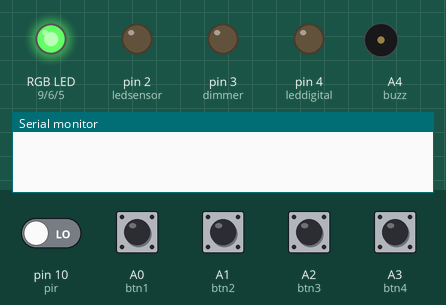
The sketch below on a simulated Arduino Uno, built with avr-gcc and run on an emulated ATmega328P. On the bench: an RGB LED mixed from three pins (HIGH = lit), output pins drawn as LEDs (lit = HIGH), buzzer (waves = sounding, pin HIGH), the last lines printed to the serial monitor. Dashed ring = blinking. The inputs (shaded band) are chosen by the test bench; at power-on: A0 (btn1), A1 (btn2), A2 (btn3), A3 (btn4) HIGH, pin 10 (pir) LOW. No radio packets arrive unless stated.

Above: at 1.2 s.
1.3 s: A0 (btn1) pulled LOW for 1 s
At 3.1 s:
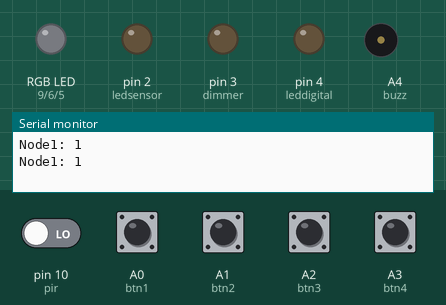
3.8 s: pin 10 (pir) driven HIGH
At 4.3 s:
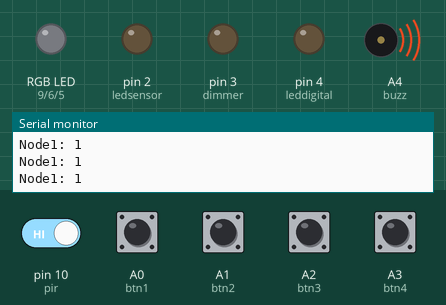
5.4 s: A1 (btn2) pulled LOW for 1 s
At 5.65 s:
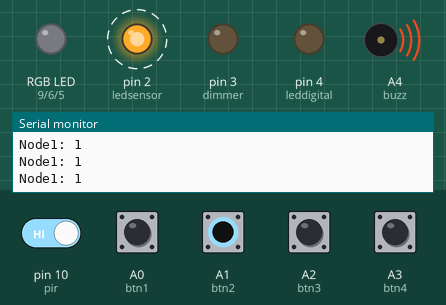
7.9 s: A2 (btn3) pulled LOW for 0.15 s
At 8.3 s:
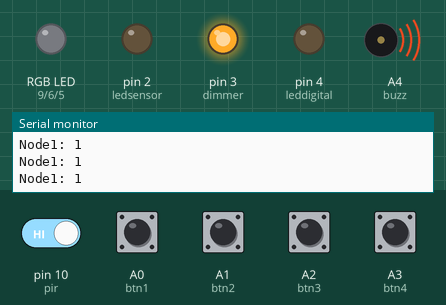
9.5 s: A3 (btn4) pulled LOW for 0.15 s
At 9.8 s:
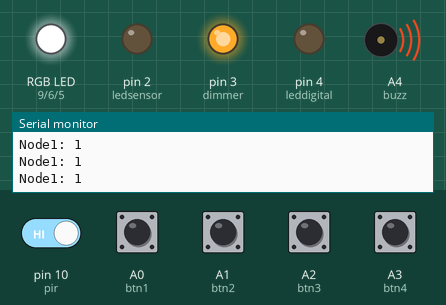
11.1 s: A1 (btn2) pulled LOW for 0.15 s
At 12.2 s:
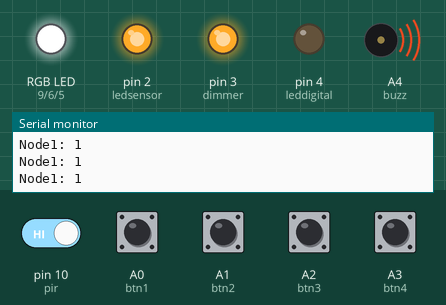
Timing chart, 0 to 13.7 s (numbered marks = the images above; inputs shaded):
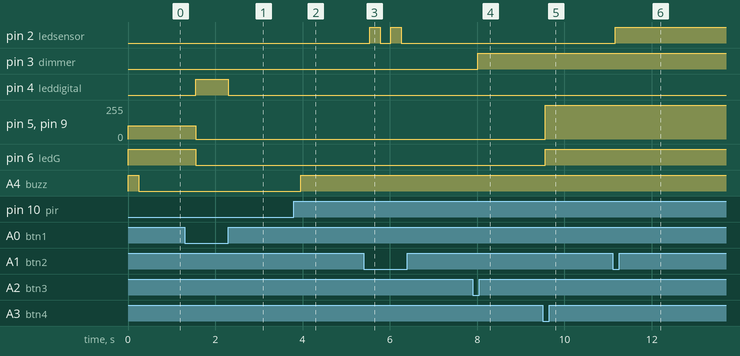

Measured:
- after the input at 1.3 s, pin 4 (leddigital): LOW → HIGH after 0.25 s, → LOW 0.74 s later; pin 5 (ledB), pin 9 (ledR): 100/255 → 0/255 after 0.25 s; pin 6 (ledG): HIGH → LOW after 0.25 s
- after the input at 3.8 s, A4 (buzz): LOW → HIGH after 0.16 s
- after the input at 5.4 s, pin 2 (ledsensor): alternates HIGH for 0.24 s and LOW for 0.24 s, 4 changes in all, then stays LOW, starting after 0.13 s
- after the input at 7.9 s, pin 3 (dimmer): LOW → HIGH after 0.12 s
- after the input at 9.5 s, pin 5 (ledB), pin 9 (ledR): 0/255 → 255/255 after 0.06 s; pin 6 (ledG): LOW → HIGH after 0.06 s
- after the input at 11.1 s, pin 2 (ledsensor): LOW → HIGH after 0.06 s

The sketch:

S1.ino
```cpp
#include <SPI.h>
#include <RF24Network.h>
#include <RF24.h>

#define leddigital 4
#define ledsensor  2
#define buzz       A4
#define btn1       A0
#define btn2       A1
#define btn3       A2
#define btn4       A3
#define pir        10
#define dimmer     3
#define ledR       9
#define ledG       6
#define ledB       5

RF24 radio(7, 8);               // nRF24L01 (CE,CSN)
RF24Network network(radio);      // Include the radio in the network
const uint16_t this_node = 01;   // Address of our node in Octal format ( 04,031, etc)
const uint16_t master00 = 00;    // Address of the other node in Octal format

byte counter = 1;
int countP = 0;
unsigned long time_check = 0;

char stringsta[] = "slave1;ld1:b;ld2:b";
const int sttsta[] = {11,17};
const int load[] = {4,2};

unsigned long printPeriod = 800;
unsigned long previousMillis = 0;

bool done = false;
String data = "";
String ld1 = "";
String ld2 = "";
String ld3 = "";
String ld4 = "";
String t2 = "";
String id = "";

boolean status_btn1 = 0;
boolean status_btn2 = 0;
boolean status_btn3 = 0;
boolean status_btn4 = 0;
unsigned long incomingData;
unsigned long valueR;
unsigned long valueG;
unsigned long valueP;

void setup()

{

  Serial.begin(9600);
  radio.begin();
  network.begin(90, this_node);  //(channel, node address)
  radio.setDataRate(RF24_2MBPS);
  pinMode(leddigital, OUTPUT);
  pinMode(ledsensor, OUTPUT);
  pinMode(buzz, OUTPUT);
  pinMode(btn1, INPUT_PULLUP);
  pinMode(btn2, INPUT_PULLUP);
  pinMode(btn3, INPUT_PULLUP);
  pinMode(btn4, INPUT_PULLUP);
  pinMode(pir, INPUT_PULLUP);
  pinMode(dimmer, OUTPUT);
  pinMode(ledR, OUTPUT);
  pinMode(ledG, OUTPUT);
  pinMode(ledB, OUTPUT);
  analogWrite(ledR,100);
  analogWrite(ledG,255);
  analogWrite(ledB,100);
  analogWrite(dimmer,0);
  digitalWrite(buzz , HIGH);

}

void loop()

{
    network.update();
    //unsigned long getData;
    while ( network.available() ) {     // Is there any incoming data?
    RF24NetworkHeader header;
    //unsigned long incomingData;
    char incomingData[32]= {0};
    network.read(header, &incomingData, sizeof(incomingData)); // Read the incoming data
    Serial.println(incomingData);


    if (header.from_node == 0) {
    Serial.println("Data ok");
    }
    String data = String(incomingData);
    id = getValue(data, ':', 0);
    t2 = getValue(data, ':', 1);
    check_control();
    }
     if((unsigned long)(millis() - previousMillis) >= printPeriod) {
      previousMillis = millis();
      //count++;
      readstatus();
      //byte datasend[6];
      //datasend[0] = 11;
      RF24NetworkHeader header8(master00);
      bool ok2 = network.write(header8, &stringsta, sizeof(stringsta));
      Serial.print("Node1: ");
      Serial.println(ok2);
//      if (digitalRead(buzz) == 0){
//        time_check++;
//        if (time_check == 3){
//          digitalWrite(buzz, HIGH);
//          countP = 0;
//          time_check = 0;
//        }
//      }
     }
     read_input();
  /*
     if (digitalRead(pir) == 0)
    {
     digitalWrite(buzz, LOW);
     delay(1000);
     digitalWrite(buzz, HIGH);
    }
   */

     if (digitalRead(pir) == 0)
    {
     digitalWrite(buzz, LOW);
     delay(500);
    }
    else
    {
     digitalWrite(buzz, HIGH);
    }


}

String getValue(String data, char separator, int index)
{
  int found = 0;
  int strIndex[] = {0, -1};
  int maxIndex = data.length()-1;

  for(int i=0; i<=maxIndex && found<=index; i++){
    if(data.charAt(i)==separator || i==maxIndex){
        found++;
        strIndex[0] = strIndex[1]+1;
        strIndex[1] = (i == maxIndex) ? i+1 : i;
    }
  }

  return found>index ? data.substring(strIndex[0], strIndex[1]) : "";
}
void readstatus(){
  for (int i = 0 ; i < 2 ; i++){
    if(digitalRead(load[i]) == 0) {
      stringsta[sttsta[i]] = 'b';
    }
    else {
      stringsta[sttsta[i]] = 'a';
    }
  }
}
void check_control()
{
  if (id == "ld1")
  {
    status_btn1 = !status_btn1;
    action();
  }
  if (id == "ld2")
  {
    status_btn2 = !status_btn2;
    action();
  }
  if (id == "ld3")
  {
    analogWrite(dimmer,t2.toInt());
  }
  if (id == "ld4")
  {
    String val1 = getValue(t2, ',', 0);
    String val2 = getValue(t2, ',', 1);
    String val3 = getValue(t2, ',', 2);
    analogWrite(ledG,val1.toInt());
    analogWrite(ledR,val2.toInt());
    analogWrite(ledB,val3.toInt());
  }
}
void action()
{
  if (status_btn1 == 1)
  {
    digitalWrite(leddigital, HIGH);
  }
  else digitalWrite(leddigital, LOW);

  if (status_btn2 == 1)
  {
    digitalWrite(ledsensor, HIGH);
  }
  else digitalWrite(ledsensor, LOW);

  if (status_btn3 == 1)
  {
    analogWrite(dimmer,255);
  }
  else analogWrite(dimmer,0);

  if (status_btn4 == 1)
  {
    analogWrite(ledR,255);
    analogWrite(ledG,255);
    analogWrite(ledB,255);
  }
  else {
    analogWrite(ledR,0);
    analogWrite(ledG,0);
    analogWrite(ledB,0);
  }
}

// Hàm đọc nút nhấn điều khiển
void read_input()
{
//  if ((digitalRead(pir) == 0)&& (count == 0)) {
//    digitalWrite(ledsensor, HIGH);
//    count = 1;
//    time_check = millis();
//  }
//  if(((unsigned long)(millis() - time_check) >= 3000)&&(digitalRead(pir) == 1)){
//     digitalWrite(ledsensor, LOW);
//     count = 0;
//  }
//boolean valueP = debounce(pir);

 //else digitalWrite(buzz, HIGH);
//    Serial.println("PIR");
//    Serial.println(digitalRead(pir));
//  if (digitalRead(pir) == 0)
//  {
//    Serial.println("PIR");
//    Serial.println(digitalRead(pir));
//    digitalWrite(buzz, LOW);
//    delay(500);
//    digitalWrite(buzz, HIGH);
    //countP = 1;
    //time_check = millis();
   // status_btn1 = !status_btn1;
   // action();
 // }
 // else digitalWrite(buzz, HIGH);
//  if(((unsigned long)(millis() - time_check) >= 3000)&&(!digitalRead(buzz)))
//  {
//    digitalWrite(buzz, HIGH);
//  }

  boolean value0 = debounce(btn1);
  if (!value0)
  {
    status_btn1 = !status_btn1;
    action();
  }
  boolean value2 = debounce(btn2);
  if (!value2)
  {
    status_btn2 = !status_btn2;
    action();
  }
   boolean value3 = debounce(btn3);
  if (!value3)
  {
    status_btn3 = !status_btn3;
    action();
  }
   boolean value4 = debounce(btn4);
  if (!value4)
  {
    status_btn4 = !status_btn4;
    action();
  }
}

// Hàm check nút nhấn
boolean debounce(int pin)
{
  boolean state;
  boolean previousState;
  const int debounceDelay = 60;

  previousState = digitalRead(pin);
  for (int counter = 0; counter < debounceDelay; counter++)
  {
    delay(1);
    state = digitalRead(pin);
    if (state != previousState)
    {
      counter = 0;
      previousState = state;
    }
  }
  return state;
}
```
